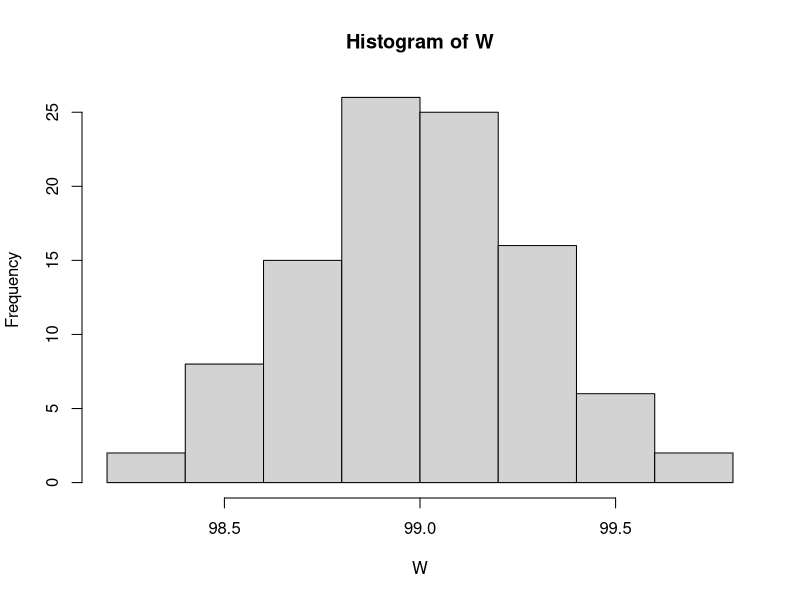

Source code (R):
#Code Describing ideas of Point Estimator and Confidence Interval
u=0
W=integer(length=100)
for(l in 1:100)
{
  k<-0
  for(i in 1:1000)  
  {  
    n<-100                              #Sample Size.
    x<-rnorm(n, mean = 0, sd = 1)       #Sample from Gaussian Distribution.
    mn<-mean(x)                         #Value of Test Statistic for mean Estimation.
    #print(mn)
    confidence<-0.99                    #confidence interval
    a<-qnorm((confidence+1)/2,0,1)      #The corresponding value at the particular level of confidence.      
    if(mn>-1*(a/sqrt(n)) && mn<a/sqrt(n))#If the value of the test statistic lie within the range determined by confidence interval.    
    {
      k<-k+1
    }
  }
  u=u+k
  #print(k)
  W[l]=(k*100/1000)
}
print(u/1000)   #The probability that test statistic lie within the 99% confidence interval, is simply 99%.
hist(W,breaks=10)  #The central limit theoram.
